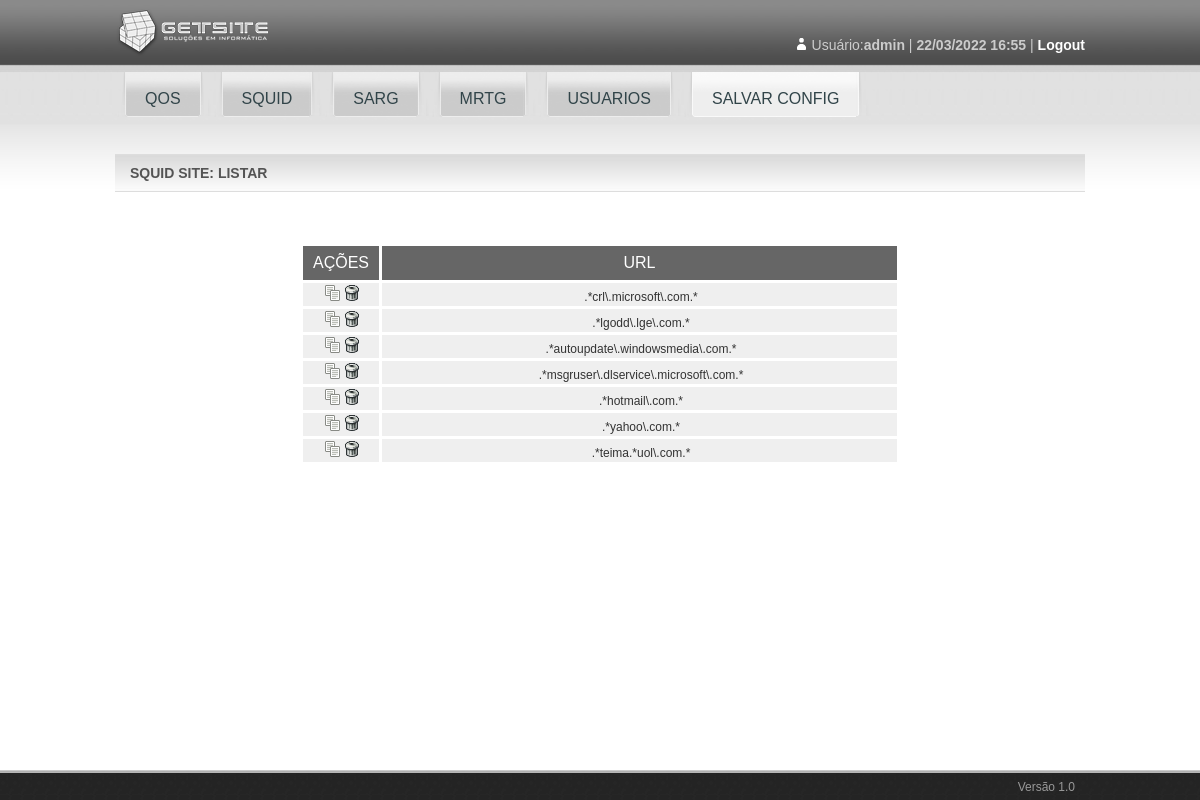
The app's page /admin/tsiteslibListar.php (signed in) with its own data.
### tables this page shows
CREATE TABLE `tsiteslib` (
  `siteslib_id` int(11) NOT NULL auto_increment,
  `siteslib` varchar(255) default NULL,
  PRIMARY KEY  (`siteslib_id`)
);

### admin/classes/Tabela.class.php (called while the page is built, shortened)
<?php
abstract class Tabela {
  static $conexao;
  protected $tabela;
  protected $chavePrimaria;
  function __construct() {
    global $bdconfig;
    if (!$this->conexao) $this->conexao = new mysqli($bdconfig['servidor'],
                                                     $bdconfig['usuario'],
                                                     $bdconfig['senha'],
                                                     $bdconfig['banco']);
  }
	function execSQL($sql)
	{
    $resultado = $this->conexao->query($sql);
    if ($resultado) {
      return $resultado;
    } else {
			echo "<hr><pre>$sql</pre><hr>";
      echo $this->conexao->error;
      exit;
    }
  }
  function listar ($filtro=null, $ordem=null, $limite=null){
		$sql = "SELECT * FROM " . $this->tabela;
		return $this->execSQL($sql);
  }
  function pegarChave (){
    return $this->chavePrimaria;
  }
  function pegarNomeTabela (){
    return $this->tabela;
  }
 }

### admin/config.inc.php (called while the page is built, shortened)
<?php
$bdconfig['servidor'] = 'localhost';
$bdconfig['usuario']  = 'root';
$bdconfig['senha']    = 'R3d3@Sj@';
$bdconfig['banco']    = 'db-admsquid';
?>

### admin/classes/Viewer.class.php (the view, shortened to what this page needs)
<?php
class Viewer {
static function gerarTopoAdmin () {
    echo '<!DOCTYPE html PUBLIC "-//W3C//DTD XHTML 1.0 Transitional//EN" "http://www.w3.org/TR/xhtml1/DTD/xhtml1-transitional.dtd">
<html xmlns="http://www.w3.org/1999/xhtml">
<head>
<meta http-equiv="Content-Type" content="text/html; charset=utf-8" />
<link href="lib/css/base.css" rel="stylesheet" type="text/css" />
<link href="lib/css/geral.css" rel="stylesheet" type="text/css" />
<title>GETSITE</title>
</head>
<body>
<div id="wrap">
      <div id="topo">
      <div class="wrapper">
      		<h1>Logo do Cliente</h1>
            <div id="dados-login-topo">
            	<p>Usuário:<b>' . $_SESSION['login'] . "</b> | <b>" . $_SESSION['horalogin'] . '</b> | <a href="logout.php" id="logout-link">Logout</a></p>
            </div>
      </div>
      </div>
';
  }
  static function gerarMenuAdmin () {
    echo '      <div id="menu">
      <div class="wrapper">
      	<ul id="mainNav" class="dropdown dropdown-horizontal">
      	<li><a href="#" class="order order-gray"><span>QOS</span></a>
            </li>
            <li><a href="#" class="order order-gray"><span>SQUID</span></a>
            </li>
			<li><a href="squid-reports/index.html" class="order order-gray"><span>SARG</span></a></li>
			<li><a href="mrtg/index.html" class="order order-gray"><span>MRTG</span></a></li>
			<li><a href="#" class="order order-gray"><span>USUARIOS</span></a>
            </li>
			<li><a href="saveconfig.php" class="order order-white"><span>SALVAR CONFIG</span></a></li>
		  </ul>
      </div>
      </div>
';
  }
  static function gerarTabela($tabObj, $tabResult, $campos=null) {
 	$url = $_SERVER["PHP_SELF"];
	if ($url == "/admin/tuserssysListar.php"){
    $conteudo = '
  <table border="1" width="600">
    <tr>
      <th >AÇÕES</th>
';
    if ($campos) {
      foreach ($campos as $campo) {
    $conteudo .= '
      <th>' . $tabObj->legendas[$campo] . '</th>
';
        }
    } else {
      foreach ($tabObj->legendas as $campo) {
    $conteudo .= '
      <th>' . $campo . '</th>
';
        }
    }
    $conteudo .= '
    </tr>
';
    while ($tabLinha = $tabResult->fetch_array(MYSQLI_ASSOC)) {
       $conteudo .= '
    <tr>
      <td class="teste1">
            <a href="' . $tabObj->pegarNomeTabela() .  'Excluir.php?' . $tabObj->pegarChave() . "=" . $tabLinha[$tabObj->pegarChave()] . '">
            <img src="lib/imagens/excluir.png" alt="excluir" title="Excluir"></a>
      </td>
';
    if ($campos) {
      foreach ($campos as $campo) {
         $conteudo .= '
      <td>' . $tabLinha[$campo] . '</td>
';
      }
    } else {
      foreach ($tabLinha as $campo => $valor) {
        $conteudo .= '
      <td>' . $valor. '</td>
';
      }
    }
      $conteudo .= '
    </tr>
';
    }
    $conteudo .= '
  </table>
';
    echo $conteudo;
  }
	else {
    $conteudo = '
  <table border="1" width="600">
    <tr>
      <th >AÇÕES</th>
';
    if ($campos) {
      foreach ($campos as $campo) {
    $conteudo .= '
      <th>' . $tabObj->legendas[$campo] . '</th>
';
        }
    } else {
      foreach ($tabObj->legendas as $campo) {
    $conteudo .= '
      <th>' . $campo . '</th>
';
        }
    }
    $conteudo .= '
    </tr>
';
    while ($tabLinha = $tabResult->fetch_array(MYSQLI_ASSOC)) {
       $conteudo .= '
    <tr>
      <td class="teste1">
        <a href="' . $tabObj->pegarNomeTabela() .  'Editar.php?' . $tabObj->pegarChave() . "=" . $tabLinha[$tabObj->pegarChave()] . '">
            <img src="lib/imagens/editar.png" alt="editar" title="Editar"></a>
        <a href="' . $tabObj->pegarNomeTabela() .  'Excluir.php?' . $tabObj->pegarChave() . "=" . $tabLinha[$tabObj->pegarChave()] . '">
            <img src="lib/imagens/excluir.png" alt="excluir" title="Excluir"></a>
      </td>
';
    if ($campos) {
      foreach ($campos as $campo) {
         $conteudo .= '
      <td>' . $tabLinha[$campo] . '</td>
';
      }
    } else {
      foreach ($tabLinha as $campo => $valor) {
        $conteudo .= '
      <td>' . $valor. '</td>
';
      }
    }
      $conteudo .= '
    </tr>
';
    }
    $conteudo .= '
  </table>
';
    echo $conteudo;
  }
 }
    static function gerarRodape () {
    $login = '';
    echo '<div id="rodape">
      <div class="wrapper">
      		<p>Versão 1.0</p>
      </div>
      </div>
      ' . $login . '
</div>
</body>
</html>
';
  }
}

### records on screen
tsiteslib: siteslib ".*crl\\.microsoft\\.com.*"
tsiteslib: siteslib ".*lgodd\\.lge\\.com.*"
tsiteslib: siteslib ".*autoupdate\\.windowsmedia\\.com.*"
tsiteslib: siteslib ".*msgruser\\.dlservice\\.microsoft\\.com.*"
tsiteslib: siteslib ".*hotmail\\.com.*"
tsiteslib: siteslib ".*yahoo\\.com.*"
tsiteslib: siteslib ".*teima.*uol\\.com.*"

### other values on screen
$_SESSION['login'] "admin"
$_SESSION['horalogin'] "22/03/2022 16:55"
$tabObj->legendas[$campo] "URL"
